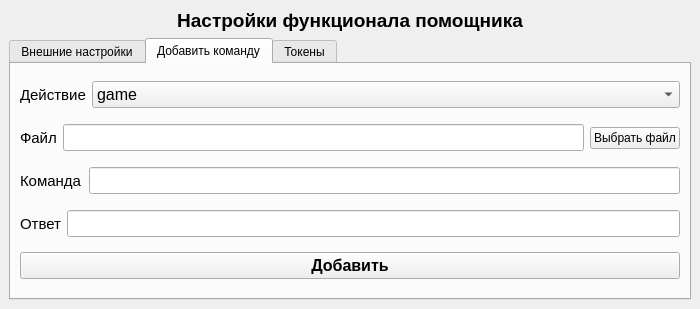
<?xml version="1.0" encoding="UTF-8"?>
<ui version="4.0">
 <class>MainWindow</class>
 <widget class="QMainWindow" name="MainWindow">
  <property name="geometry">
   <rect>
    <x>0</x>
    <y>0</y>
    <width>700</width>
    <height>309</height>
   </rect>
  </property>
  <property name="minimumSize">
   <size>
    <width>700</width>
    <height>0</height>
   </size>
  </property>
  <property name="windowTitle">
   <string>Windows Ассистент</string>
  </property>
  <property name="styleSheet">
   <string notr="true"/>
  </property>
  <widget class="QWidget" name="centralwidget">
   <layout class="QVBoxLayout" name="verticalLayout">
    <item>
     <widget class="QLabel" name="label">
      <property name="font">
       <font>
        <pointsize>14</pointsize>
        <bold>true</bold>
       </font>
      </property>
      <property name="text">
       <string>Настройки функционала помощника</string>
      </property>
      <property name="alignment">
       <set>Qt::AlignCenter</set>
      </property>
     </widget>
    </item>
    <item>
     <widget class="QTabWidget" name="tabWidget">
      <property name="currentIndex">
       <number>1</number>
      </property>
      <widget class="QWidget" name="tabExternal">
       <attribute name="title">
        <string>Внешние настройки</string>
       </attribute>
       <layout class="QVBoxLayout" name="verticalLayout_3">
        <item>
         <layout class="QVBoxLayout" name="verticalLayout_2">
          <item>
           <widget class="QLineEdit" name="lineNamesAssist">
            <property name="minimumSize">
             <size>
              <width>0</width>
              <height>30</height>
             </size>
            </property>
            <property name="font">
             <font>
              <pointsize>12</pointsize>
             </font>
            </property>
            <property name="text">
             <string/>
            </property>
           </widget>
          </item>
          <item>
           <layout class="QHBoxLayout" name="horizontalLayout">
            <property name="sizeConstraint">
             <enum>QLayout::SetDefaultConstraint</enum>
            </property>
            <property name="leftMargin">
             <number>0</number>
            </property>
            <property name="topMargin">
             <number>0</number>
            </property>
            <property name="rightMargin">
             <number>0</number>
            </property>
            <item>
             <widget class="QLabel" name="label_2">
              <property name="sizePolicy">
               <sizepolicy hsizetype="Fixed" vsizetype="Preferred">
                <horstretch>0</horstretch>
                <verstretch>0</verstretch>
               </sizepolicy>
              </property>
              <property name="maximumSize">
               <size>
                <width>16777215</width>
                <height>50</height>
               </size>
              </property>
              <property name="font">
               <font>
                <pointsize>11</pointsize>
               </font>
              </property>
              <property name="text">
               <string>Голос</string>
              </property>
              <property name="alignment">
               <set>Qt::AlignLeading|Qt::AlignLeft|Qt::AlignVCenter</set>
              </property>
             </widget>
            </item>
            <item>
             <widget class="QComboBox" name="cmbVoice">
              <property name="sizePolicy">
               <sizepolicy hsizetype="Preferred" vsizetype="Fixed">
                <horstretch>0</horstretch>
                <verstretch>0</verstretch>
               </sizepolicy>
              </property>
              <property name="font">
               <font>
                <pointsize>12</pointsize>
               </font>
              </property>
              <property name="styleSheet">
               <string notr="true"/>
              </property>
              <property name="frame">
               <bool>true</bool>
              </property>
              <item>
               <property name="text">
                <string>aidar</string>
               </property>
              </item>
              <item>
               <property name="text">
                <string>baya</string>
               </property>
              </item>
              <item>
               <property name="text">
                <string>kseniya</string>
               </property>
              </item>
              <item>
               <property name="text">
                <string>xenia</string>
               </property>
              </item>
              <item>
               <property name="text">
                <string>eugene</string>
               </property>
              </item>
             </widget>
            </item>
           </layout>
          </item>
          <item>
           <widget class="QPushButton" name="btnSaveExt">
            <property name="font">
             <font>
              <pointsize>12</pointsize>
              <bold>true</bold>
             </font>
            </property>
            <property name="text">
             <string>Сохранить</string>
            </property>
           </widget>
          </item>
         </layout>
        </item>
       </layout>
      </widget>
      <widget class="QWidget" name="tabAddCommand">
       <attribute name="title">
        <string>Добавить команду</string>
       </attribute>
       <layout class="QVBoxLayout" name="verticalLayout_4">
        <item>
         <layout class="QHBoxLayout" name="horizontalLayout_2">
          <item>
           <widget class="QLabel" name="label_3">
            <property name="sizePolicy">
             <sizepolicy hsizetype="Fixed" vsizetype="Preferred">
              <horstretch>0</horstretch>
              <verstretch>0</verstretch>
             </sizepolicy>
            </property>
            <property name="minimumSize">
             <size>
              <width>0</width>
              <height>30</height>
             </size>
            </property>
            <property name="font">
             <font>
              <pointsize>11</pointsize>
             </font>
            </property>
            <property name="text">
             <string>Действие</string>
            </property>
           </widget>
          </item>
          <item>
           <widget class="QComboBox" name="cmbAction">
            <property name="font">
             <font>
              <pointsize>12</pointsize>
             </font>
            </property>
            <item>
             <property name="text">
              <string>game</string>
             </property>
            </item>
            <item>
             <property name="text">
              <string>program</string>
             </property>
            </item>
            <item>
             <property name="text">
              <string>passive</string>
             </property>
            </item>
           </widget>
          </item>
         </layout>
        </item>
        <item>
         <layout class="QHBoxLayout" name="FileLayout">
          <item>
           <widget class="QLabel" name="label_8">
            <property name="minimumSize">
             <size>
              <width>0</width>
              <height>30</height>
             </size>
            </property>
            <property name="font">
             <font>
              <pointsize>11</pointsize>
             </font>
            </property>
            <property name="text">
             <string>Файл</string>
            </property>
           </widget>
          </item>
          <item>
           <widget class="QLineEdit" name="lineEdit">
            <property name="font">
             <font>
              <pointsize>12</pointsize>
             </font>
            </property>
           </widget>
          </item>
          <item>
           <widget class="QPushButton" name="btnChooseFile">
            <property name="text">
             <string>Выбрать файл</string>
            </property>
           </widget>
          </item>
         </layout>
        </item>
        <item>
         <layout class="QHBoxLayout" name="horizontalLayout_3">
          <item>
           <widget class="QLabel" name="label_4">
            <property name="sizePolicy">
             <sizepolicy hsizetype="Fixed" vsizetype="Preferred">
              <horstretch>0</horstretch>
              <verstretch>0</verstretch>
             </sizepolicy>
            </property>
            <property name="minimumSize">
             <size>
              <width>0</width>
              <height>30</height>
             </size>
            </property>
            <property name="font">
             <font>
              <pointsize>11</pointsize>
             </font>
            </property>
            <property name="text">
             <string>Команда</string>
            </property>
           </widget>
          </item>
          <item>
           <widget class="QLineEdit" name="lineCommand">
            <property name="font">
             <font>
              <pointsize>12</pointsize>
             </font>
            </property>
           </widget>
          </item>
         </layout>
        </item>
        <item>
         <layout class="QHBoxLayout" name="horizontalLayout_4">
          <item>
           <widget class="QLabel" name="label_5">
            <property name="sizePolicy">
             <sizepolicy hsizetype="Fixed" vsizetype="Preferred">
              <horstretch>0</horstretch>
              <verstretch>0</verstretch>
             </sizepolicy>
            </property>
            <property name="minimumSize">
             <size>
              <width>0</width>
              <height>30</height>
             </size>
            </property>
            <property name="font">
             <font>
              <pointsize>11</pointsize>
             </font>
            </property>
            <property name="text">
             <string>Ответ</string>
            </property>
           </widget>
          </item>
          <item>
           <widget class="QLineEdit" name="lineAnswer">
            <property name="font">
             <font>
              <pointsize>12</pointsize>
             </font>
            </property>
           </widget>
          </item>
         </layout>
        </item>
        <item>
         <widget class="QPushButton" name="btnAddCommand">
          <property name="font">
           <font>
            <pointsize>12</pointsize>
            <bold>true</bold>
           </font>
          </property>
          <property name="text">
           <string>Добавить</string>
          </property>
         </widget>
        </item>
       </layout>
      </widget>
      <widget class="QWidget" name="tabTokens">
       <attribute name="title">
        <string>Токены</string>
       </attribute>
       <layout class="QVBoxLayout" name="verticalLayout_5">
        <item>
         <layout class="QHBoxLayout" name="horizontalLayout_5">
          <item>
           <widget class="QLabel" name="label_6">
            <property name="minimumSize">
             <size>
              <width>0</width>
              <height>30</height>
             </size>
            </property>
            <property name="font">
             <font>
              <pointsize>11</pointsize>
             </font>
            </property>
            <property name="text">
             <string>Погода</string>
            </property>
           </widget>
          </item>
          <item>
           <widget class="QLineEdit" name="lineWeatherTok">
            <property name="font">
             <font>
              <pointsize>12</pointsize>
             </font>
            </property>
            <property name="text">
             <string/>
            </property>
           </widget>
          </item>
         </layout>
        </item>
        <item>
         <layout class="QHBoxLayout" name="horizontalLayout_7">
          <item>
           <widget class="QLabel" name="label_9">
            <property name="font">
             <font>
              <pointsize>11</pointsize>
             </font>
            </property>
            <property name="text">
             <string>Город</string>
            </property>
           </widget>
          </item>
          <item>
           <widget class="QLineEdit" name="linetCity">
            <property name="font">
             <font>
              <pointsize>12</pointsize>
             </font>
            </property>
            <property name="text">
             <string/>
            </property>
           </widget>
          </item>
         </layout>
        </item>
        <item>
         <layout class="QHBoxLayout" name="horizontalLayout_6">
          <item>
           <widget class="QLabel" name="label_7">
            <property name="minimumSize">
             <size>
              <width>0</width>
              <height>30</height>
             </size>
            </property>
            <property name="font">
             <font>
              <pointsize>11</pointsize>
             </font>
            </property>
            <property name="text">
             <string>OpenGPT</string>
            </property>
           </widget>
          </item>
          <item>
           <widget class="QLineEdit" name="lineGPTTok">
            <property name="font">
             <font>
              <pointsize>12</pointsize>
             </font>
            </property>
            <property name="text">
             <string/>
            </property>
           </widget>
          </item>
         </layout>
        </item>
        <item>
         <widget class="QPushButton" name="btnSaveTok">
          <property name="font">
           <font>
            <pointsize>11</pointsize>
            <bold>true</bold>
           </font>
          </property>
          <property name="text">
           <string>Сохранить</string>
          </property>
         </widget>
        </item>
       </layout>
      </widget>
     </widget>
    </item>
   </layout>
  </widget>
 </widget>
 <resources/>
 <connections/>
</ui>
